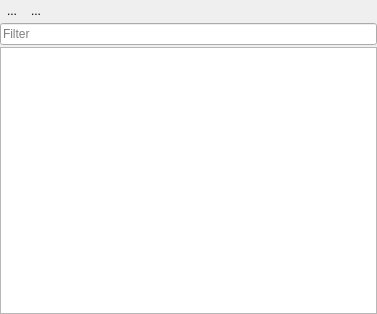
<?xml version="1.0" encoding="UTF-8"?>
<ui version="4.0">
 <class>DockPanel</class>
 <widget class="QDockWidget" name="DockPanel">
  <property name="geometry">
   <rect>
    <x>0</x>
    <y>0</y>
    <width>377</width>
    <height>314</height>
   </rect>
  </property>
  <property name="windowTitle">
   <string>Data Views</string>
  </property>
  <widget class="QFrame" name="dockWidgetContentsFrame">
   <property name="frameShape">
    <enum>QFrame::NoFrame</enum>
   </property>
   <property name="frameShadow">
    <enum>QFrame::Sunken</enum>
   </property>
   <layout class="QVBoxLayout" name="verticalLayout">
    <property name="spacing">
     <number>2</number>
    </property>
    <property name="leftMargin">
     <number>0</number>
    </property>
    <property name="topMargin">
     <number>0</number>
    </property>
    <property name="rightMargin">
     <number>0</number>
    </property>
    <property name="bottomMargin">
     <number>0</number>
    </property>
    <item>
     <layout class="QHBoxLayout" name="horizontalLayout">
      <property name="spacing">
       <number>0</number>
      </property>
      <property name="topMargin">
       <number>0</number>
      </property>
      <item>
       <widget class="QToolButton" name="btnCollapse">
        <property name="text">
         <string>...</string>
        </property>
        <property name="icon">
         <iconset>
          <normaloff>:/images/themes/default/mActionCollapseTree.svg</normaloff>:/images/themes/default/mActionCollapseTree.svg</iconset>
        </property>
        <property name="autoRaise">
         <bool>true</bool>
        </property>
       </widget>
      </item>
      <item>
       <widget class="QToolButton" name="btnExpand">
        <property name="text">
         <string>...</string>
        </property>
        <property name="icon">
         <iconset>
          <normaloff>:/images/themes/default/mActionExpandTree.svg</normaloff>:/images/themes/default/mActionExpandTree.svg</iconset>
        </property>
        <property name="autoRaise">
         <bool>true</bool>
        </property>
       </widget>
      </item>
      <item>
       <spacer name="horizontalSpacer">
        <property name="orientation">
         <enum>Qt::Horizontal</enum>
        </property>
        <property name="sizeHint" stdset="0">
         <size>
          <width>0</width>
          <height>20</height>
         </size>
        </property>
       </spacer>
      </item>
     </layout>
    </item>
    <item>
     <widget class="QgsFilterLineEdit" name="tbFilterText">
      <property name="sizePolicy">
       <sizepolicy hsizetype="Expanding" vsizetype="Fixed">
        <horstretch>1</horstretch>
        <verstretch>0</verstretch>
       </sizepolicy>
      </property>
      <property name="placeholderText">
       <string>Filter</string>
      </property>
      <property name="qgisRelation" stdset="0">
       <string notr="true"/>
      </property>
     </widget>
    </item>
    <item>
     <widget class="DockTreeView" name="dockTreeView">
      <property name="sizePolicy">
       <sizepolicy hsizetype="Preferred" vsizetype="Preferred">
        <horstretch>0</horstretch>
        <verstretch>2</verstretch>
       </sizepolicy>
      </property>
      <property name="editTriggers">
       <set>QAbstractItemView::DoubleClicked|QAbstractItemView::EditKeyPressed|QAbstractItemView::SelectedClicked</set>
      </property>
      <property name="showDropIndicator" stdset="0">
       <bool>true</bool>
      </property>
      <property name="dragEnabled">
       <bool>true</bool>
      </property>
      <property name="dragDropOverwriteMode">
       <bool>false</bool>
      </property>
      <property name="dragDropMode">
       <enum>QAbstractItemView::DragDrop</enum>
      </property>
      <property name="defaultDropAction">
       <enum>Qt::MoveAction</enum>
      </property>
     </widget>
    </item>
   </layout>
  </widget>
  <action name="actionCollapseTreeNodes">
   <property name="icon">
    <iconset>
     <normaloff>:/images/themes/default/mActionCollapseTree.svg</normaloff>:/images/themes/default/mActionCollapseTree.svg</iconset>
   </property>
   <property name="text">
    <string>Collapse Tree Nodes</string>
   </property>
  </action>
  <action name="actionExpandTreeNodes">
   <property name="icon">
    <iconset>
     <normaloff>:/images/themes/default/mActionExpandTree.svg</normaloff>:/images/themes/default/mActionExpandTree.svg</iconset>
   </property>
   <property name="text">
    <string>Expand Tree Nodes</string>
   </property>
  </action>
 </widget>
 <customwidgets>
  <customwidget>
   <class>QgsFilterLineEdit</class>
   <extends>QLineEdit</extends>
   <header>qgsfilterlineedit.h</header>
  </customwidget>
  <customwidget>
   <class>DockTreeView</class>
   <extends>QTreeView</extends>
   <header>enmapbox.gui.dockmanager</header>
  </customwidget>
 </customwidgets>
 <resources>
  <include location="../../../../../QGIS/images/images.qrc"/>
 </resources>
 <connections/>
</ui>
